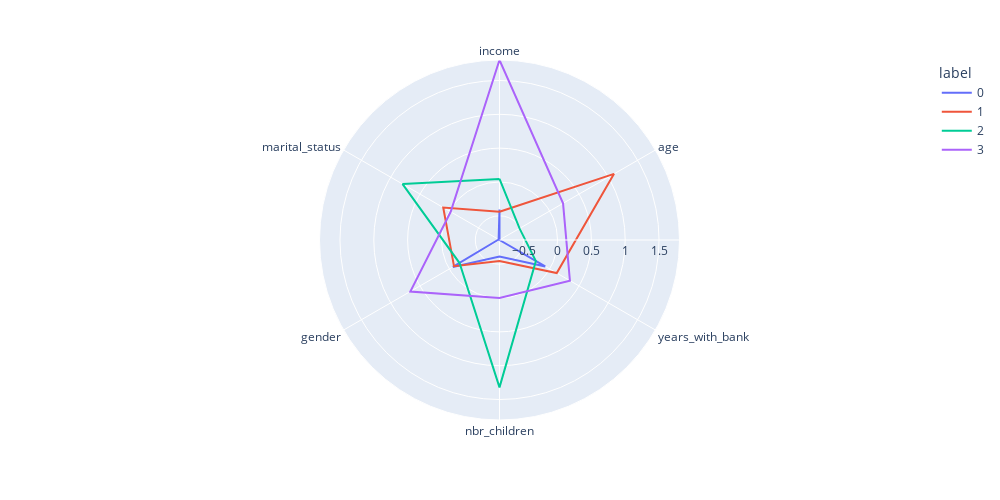

Notebook code for this chart:
### Code cell
km = KMeans(n_clusters=4, # how many clusters we expected 
            n_init=10, # how many initial runs
            random_state=0)

# Get the fit 
km.fit(x)

# Obtain clusters and classify
clusters = pd.DataFrame(x, columns=df_customer.columns.values)
clusters['label'] = km.labels_

# Group clusters for radar chart
polar = clusters.groupby('label').mean().reset_index()
polar = pd.melt(polar, id_vars=['label'])

#
#labels = 

# Plot the figure
fig2 = px.line_polar(polar, r='value', theta='variable', color='label', line_close=True, height=500, width=1000)
fig2.show()

### Figure 1 — Plotly figure (JSON) as saved in the notebook; plotly's stock layout.template omitted (floating-point values rounded to 4 significant figures)
{"data": [{"hovertemplate": "label=0<br>value=%{r}<br>variable=%{theta}<extra></extra>", "legendgroup": "0", "line": {"color": "#636efa", "dash": "solid"}, "mode": "lines", "name": "0", "r": [-0.4067, -0.8576, -0.07706, -0.6125, -0.06139, -0.8425, -0.4067], "showlegend": true, "subplot": "polar", "theta": ["income", "age", "years_with_bank", "nbr_children", "gender", "marital_status", "income"], "type": "scatterpolar"}, {"hovertemplate": "label=1<br>value=%{r}<br>variable=%{theta}<extra></extra>", "legendgroup": "1", "line": {"color": "#EF553B", "dash": "solid"}, "mode": "lines", "name": "1", "r": [-0.4391, 1.097, 0.1193, -0.5477, -0.0812, 0.1026, -0.4391], "showlegend": true, "subplot": "polar", "theta": ["income", "age", "years_with_bank", "nbr_children", "gender", "marital_status", "income"], "type": "scatterpolar"}, {"hovertemplate": "label=2<br>value=%{r}<br>variable=%{theta}<extra></extra>", "legendgroup": "2", "line": {"color": "#00cc96", "dash": "solid"}, "mode": "lines", "name": "2", "r": [0.0449, -0.5155, -0.237, 1.32, -0.176, 0.7958, 0.0449], "showlegend": true, "subplot": "polar", "theta": ["income", "age", "years_with_bank", "nbr_children", "gender", "marital_status", "income"], "type": "scatterpolar"}, {"hovertemplate": "label=3<br>value=%{r}<br>variable=%{theta}<extra></extra>", "legendgroup": "3", "line": {"color": "#ab63fa", "dash": "solid"}, "mode": "lines", "name": "3", "r": [1.802, 0.2268, 0.344, -0.0002798, 0.6644, -0.02461, 1.802], "showlegend": true, "subplot": "polar", "theta": ["income", "age", "years_with_bank", "nbr_children", "gender", "marital_status", "income"], "type": "scatterpolar"}], "layout": {"height": 500, "legend": {"title": {"text": "label"}, "tracegroupgap": 0}, "margin": {"t": 60}, "polar": {"angularaxis": {"direction": "clockwise", "rotation": 90, "type": "category"}, "domain": {"x": [0, 1], "y": [0, 1]}, "radialaxis": {"autorange": true, "range": [-0.8576, 1.802], "type": "linear"}}, "width": 1000}}
